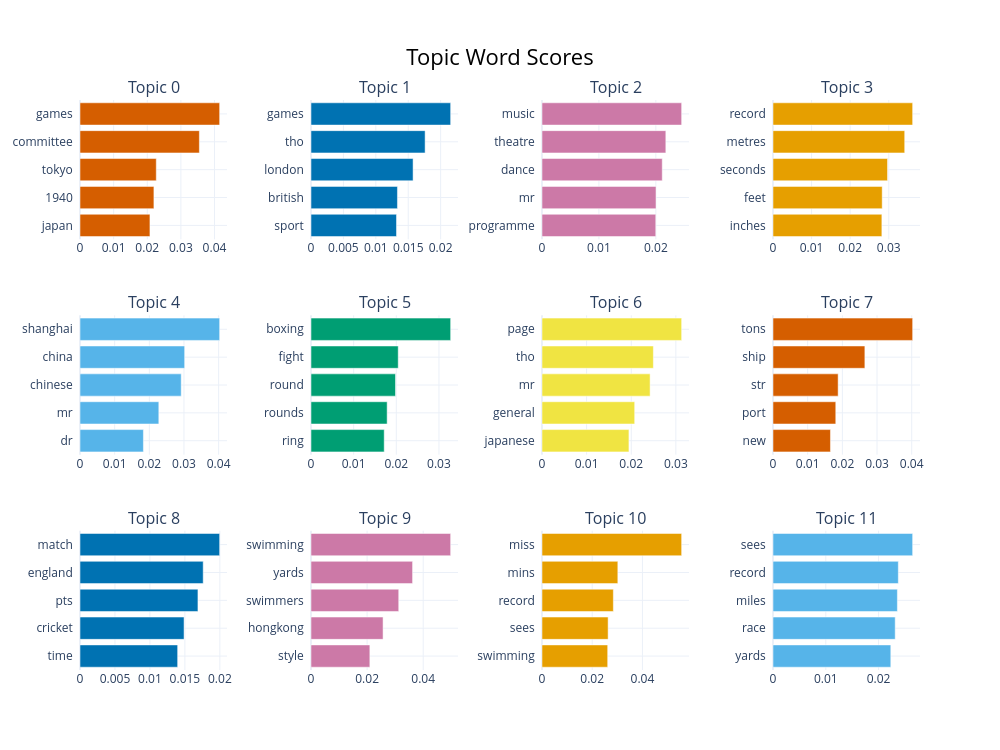

Notebook code cell kept with this figure:
### Markdown cell above
## Visualiser les topics

BERTopic fournit plusieurs visualisations interactives intégrées (basées sur plotly) :

### Code cell
topic_model.visualize_barchart(top_n_topics=12)

### Figure 1 — Plotly figure (JSON) as saved in the notebook; plotly's stock layout.template omitted (floating-point values rounded to 4 significant figures)
{"data": [{"marker": {"color": "#D55E00"}, "orientation": "h", "type": "bar", "x": [0.0208, 0.02198, 0.02268, 0.03549, 0.04153], "xaxis": "x", "y": ["japan  ", "1940  ", "tokyo  ", "committee  ", "games  "], "yaxis": "y"}, {"marker": {"color": "#0072B2"}, "orientation": "h", "type": "bar", "x": [0.01319, 0.01334, 0.01575, 0.0176, 0.02155], "xaxis": "x2", "y": ["sport  ", "british  ", "london  ", "tho  ", "games  "], "yaxis": "y2"}, {"marker": {"color": "#CC79A7"}, "orientation": "h", "type": "bar", "x": [0.01998, 0.02003, 0.02112, 0.02175, 0.02453], "xaxis": "x3", "y": ["programme  ", "mr  ", "dance  ", "theatre  ", "music  "], "yaxis": "y3"}, {"marker": {"color": "#E69F00"}, "orientation": "h", "type": "bar", "x": [0.02821, 0.0283, 0.02968, 0.03413, 0.03619], "xaxis": "x4", "y": ["inches  ", "feet  ", "seconds  ", "metres  ", "record  "], "yaxis": "y4"}, {"marker": {"color": "#56B4E9"}, "orientation": "h", "type": "bar", "x": [0.01829, 0.02274, 0.02921, 0.0302, 0.04029], "xaxis": "x5", "y": ["dr  ", "mr  ", "chinese  ", "china  ", "shanghai  "], "yaxis": "y5"}, {"marker": {"color": "#009E73"}, "orientation": "h", "type": "bar", "x": [0.01716, 0.01785, 0.01981, 0.02045, 0.03274], "xaxis": "x6", "y": ["ring  ", "rounds  ", "round  ", "fight  ", "boxing  "], "yaxis": "y6"}, {"marker": {"color": "#F0E442"}, "orientation": "h", "type": "bar", "x": [0.01948, 0.02077, 0.02422, 0.02496, 0.0313], "xaxis": "x7", "y": ["japanese  ", "general  ", "mr  ", "tho  ", "page  "], "yaxis": "y7"}, {"marker": {"color": "#D55E00"}, "orientation": "h", "type": "bar", "x": [0.01657, 0.0181, 0.01878, 0.02649, 0.04027], "xaxis": "x8", "y": ["new  ", "port  ", "str  ", "ship  ", "tons  "], "yaxis": "y8"}, {"marker": {"color": "#0072B2"}, "orientation": "h", "type": "bar", "x": [0.01396, 0.01488, 0.01687, 0.01762, 0.01997], "xaxis": "x9", "y": ["time  ", "cricket  ", "pts  ", "england  ", "match  "], "yaxis": "y9"}, {"marker": {"color": "#CC79A7"}, "orientation": "h", "type": "bar", "x": [0.02098, 0.02569, 0.03127, 0.03621, 0.04979], "xaxis": "x10", "y": ["style  ", "hongkong  ", "swimmers  ", "yards  ", "swimming  "], "yaxis": "y10"}, {"marker": {"color": "#E69F00"}, "orientation": "h", "type": "bar", "x": [0.02617, 0.02634, 0.02842, 0.03021, 0.05563], "xaxis": "x11", "y": ["swimming  ", "sees  ", "record  ", "mins  ", "miss  "], "yaxis": "y11"}, {"marker": {"color": "#56B4E9"}, "orientation": "h", "type": "bar", "x": [0.02231, 0.02315, 0.02356, 0.02374, 0.02645], "xaxis": "x12", "y": ["yards  ", "race  ", "miles  ", "record  ", "sees  "], "yaxis": "y12"}], "layout": {"annotations": [{"font": {"size": 16}, "showarrow": false, "text": "Topic 0", "x": 0.0875, "xanchor": "center", "xref": "paper", "y": 1, "yanchor": "bottom", "yref": "paper"}, {"font": {"size": 16}, "showarrow": false, "text": "Topic 1", "x": 0.3625, "xanchor": "center", "xref": "paper", "y": 1, "yanchor": "bottom", "yref": "paper"}, {"font": {"size": 16}, "showarrow": false, "text": "Topic 2", "x": 0.6375, "xanchor": "center", "xref": "paper", "y": 1, "yanchor": "bottom", "yref": "paper"}, {"font": {"size": 16}, "showarrow": false, "text": "Topic 3", "x": 0.9125, "xanchor": "center", "xref": "paper", "y": 1, "yanchor": "bottom", "yref": "paper"}, {"font": {"size": 16}, "showarrow": false, "text": "Topic 4", "x": 0.0875, "xanchor": "center", "xref": "paper", "y": 0.6222, "yanchor": "bottom", "yref": "paper"}, {"font": {"size": 16}, "showarrow": false, "text": "Topic 5", "x": 0.3625, "xanchor": "center", "xref": "paper", "y": 0.6222, "yanchor": "bottom", "yref": "paper"}, {"font": {"size": 16}, "showarrow": false, "text": "Topic 6", "x": 0.6375, "xanchor": "center", "xref": "paper", "y": 0.6222, "yanchor": "bottom", "yref": "paper"}, {"font": {"size": 16}, "showarrow": false, "text": "Topic 7", "x": 0.9125, "xanchor": "center", "xref": "paper", "y": 0.6222, "yanchor": "bottom", "yref": "paper"}, {"font": {"size": 16}, "showarrow": false, "text": "Topic 8", "x": 0.0875, "xanchor": "center", "xref": "paper", "y": 0.2444, "yanchor": "bottom", "yref": "paper"}, {"font": {"size": 16}, "showarrow": false, "text": "Topic 9", "x": 0.3625, "xanchor": "center", "xref": "paper", "y": 0.2444, "yanchor": "bottom", "yref": "paper"}, {"font": {"size": 16}, "showarrow": false, "text": "Topic 10", "x": 0.6375, "xanchor": "center", "xref": "paper", "y": 0.2444, "yanchor": "bottom", "yref": "paper"}, {"font": {"size": 16}, "showarrow": false, "text": "Topic 11", "x": 0.9125, "xanchor": "center", "xref": "paper", "y": 0.2444, "yanchor": "bottom", "yref": "paper"}], "height": 750, "hoverlabel": {"bgcolor": "white", "font": {"family": "Rockwell", "size": 16}}, "showlegend": false, "title": {"font": {"color": "Black", "size": 22}, "text": "Topic Word Scores", "x": 0.5, "xanchor": "center", "yanchor": "top"}, "width": 1000, "xaxis": {"anchor": "y", "domain": [0, 0.175], "showgrid": true}, "xaxis10": {"anchor": "y10", "domain": [0.275, 0.45], "showgrid": true}, "xaxis11": {"anchor": "y11", "domain": [0.55, 0.725], "showgrid": true}, "xaxis12": {"anchor": "y12", "domain": [0.825, 1], "showgrid": true}, "xaxis2": {"anchor": "y2", "domain": [0.275, 0.45], "showgrid": true}, "xaxis3": {"anchor": "y3", "domain": [0.55, 0.725], "showgrid": true}, "xaxis4": {"anchor": "y4", "domain": [0.825, 1], "showgrid": true}, "xaxis5": {"anchor": "y5", "domain": [0, 0.175], "showgrid": true}, "xaxis6": {"anchor": "y6", "domain": [0.275, 0.45], "showgrid": true}, "xaxis7": {"anchor": "y7", "domain": [0.55, 0.725], "showgrid": true}, "xaxis8": {"anchor": "y8", "domain": [0.825, 1], "showgrid": true}, "xaxis9": {"anchor": "y9", "domain": [0, 0.175], "showgrid": true}, "yaxis": {"anchor": "x", "domain": [0.7556, 1], "showgrid": true}, "yaxis10": {"anchor": "x10", "domain": [0, 0.2444], "showgrid": true}, "yaxis11": {"anchor": "x11", "domain": [0, 0.2444], "showgrid": true}, "yaxis12": {"anchor": "x12", "domain": [0, 0.2444], "showgrid": true}, "yaxis2": {"anchor": "x2", "domain": [0.7556, 1], "showgrid": true}, "yaxis3": {"anchor": "x3", "domain": [0.7556, 1], "showgrid": true}, "yaxis4": {"anchor": "x4", "domain": [0.7556, 1], "showgrid": true}, "yaxis5": {"anchor": "x5", "domain": [0.3778, 0.6222], "showgrid": true}, "yaxis6": {"anchor": "x6", "domain": [0.3778, 0.6222], "showgrid": true}, "yaxis7": {"anchor": "x7", "domain": [0.3778, 0.6222], "showgrid": true}, "yaxis8": {"anchor": "x8", "domain": [0.3778, 0.6222], "showgrid": true}, "yaxis9": {"anchor": "x9", "domain": [0, 0.2444], "showgrid": true}}}
